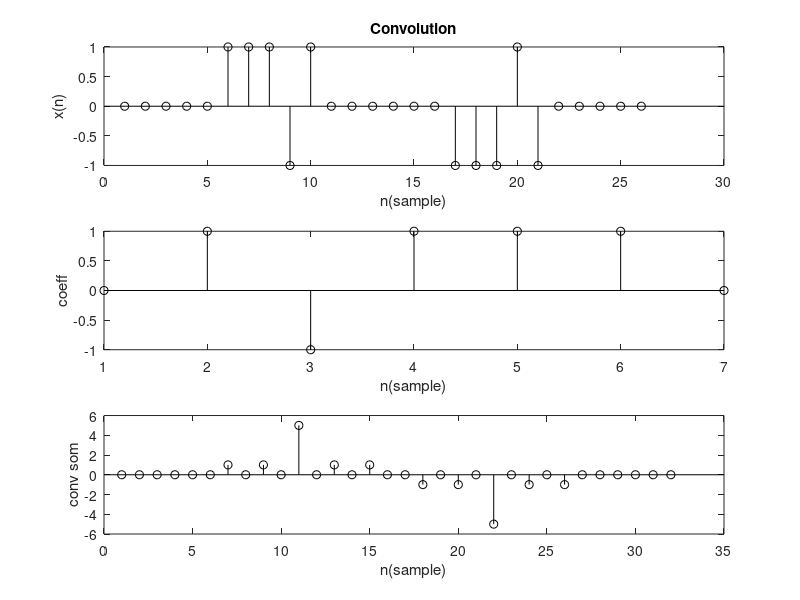

Recreate this plot in MATLAB.
%Sebastian Van der Borght 4meii2 A2

%sample functies
%sf = [0 0 0 1 1 1 1 1 1];
%sf = [0 0 0 1 0 0 0 0 0];
%sf = [0 0 0 1 0 0 0 0 1 0 0 0];
%sf = [0 0 0 1 1 1 1 1 1 0 0 0];
sf = [0 0 0 0 0 1 1 1 -1 1 0 0 0 0 0 0 -1 -1 -1 1 -1 0 0 0 0 0];

%eenvoudige coefficienten
%c = [0.5 0.25 0.125];
%c = [1/3 1/3 1/3];
%c = [0 1 1 1 -1 1 0];
c = [0 1 -1 1 1 1 0];

%plot van sample functie in discrete tijdsdomein
subplot(3,1,1)
stem(sf, 'k');
title('Convolution');
xlabel('n(sample)'), ylabel('x(n)')

%plot van coefficienten in discrete tijdsdomein
subplot(3,1,2)
stem(c, 'k');
xlabel('n(sample)'), ylabel('coeff')

%plot van convolutiesom in het discrete tijdsdomein
subplot(3,1,3)
stem(conv(sf, c), 'k');
xlabel('n(sample)'), ylabel('conv som')